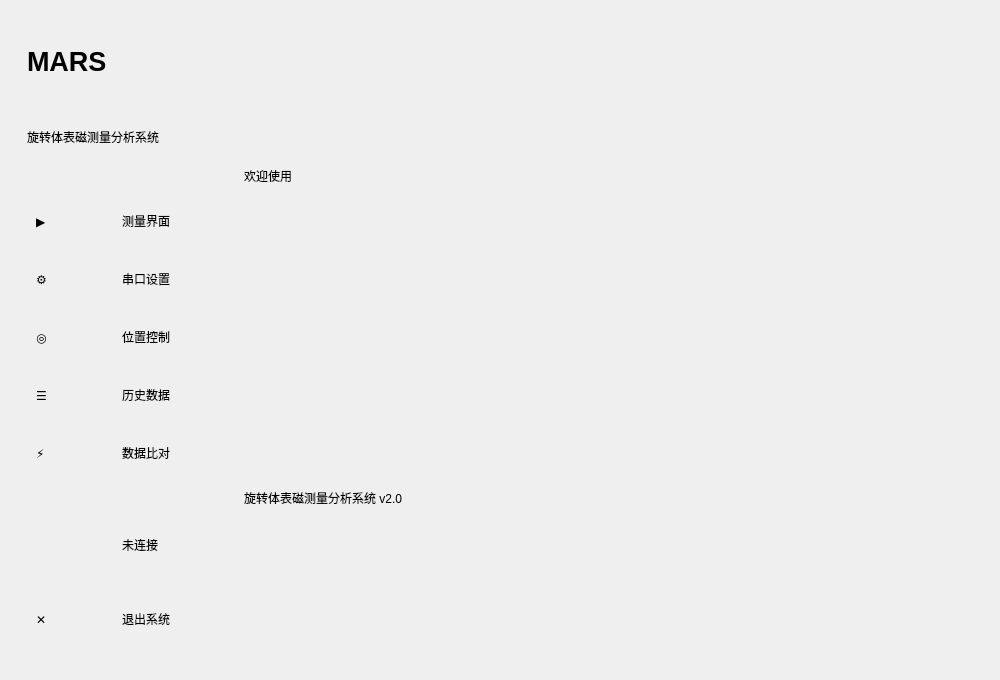
<?xml version="1.0" encoding="UTF-8"?>
<ui version="4.0">
 <class>HomeWindow</class>
 <widget class="QMainWindow" name="HomeWindow">
  <property name="geometry">
   <rect>
    <x>0</x>
    <y>0</y>
    <width>1000</width>
    <height>680</height>
   </rect>
  </property>
  <property name="windowTitle">
   <string>旋转体表磁测量分析系统</string>
  </property>
  <property name="windowFlags">
   <set>Qt::FramelessWindowHint</set>
  </property>
  <widget class="QWidget" name="centralwidget">
   <layout class="QVBoxLayout" name="central_layout">
    <item>
     <layout class="QHBoxLayout" name="main_layout">
      <item>
       <widget class="QWidget" name="nav_panel">
        <property name="minimumSize">
         <size>
          <width>220</width>
          <height>0</height>
         </size>
        </property>
        <property name="maximumSize">
         <size>
          <width>220</width>
          <height>16777215</height>
         </size>
        </property>
        <layout class="QVBoxLayout" name="nav_layout">
         <item>
          <widget class="QWidget" name="nav_header">
           <property name="minimumSize">
            <size>
             <width>0</width>
             <height>80</height>
            </size>
           </property>
           <layout class="QVBoxLayout" name="header_layout">
            <item>
             <widget class="QLabel" name="nav_title">
              <property name="text">
               <string>MARS</string>
              </property>
              <property name="font">
               <font>
                <family>Arial</family>
                <pointsize>20</pointsize>
                <weight>75</weight>
               </font>
              </property>
             </widget>
            </item>
            <item>
             <widget class="QLabel" name="nav_subtitle">
              <property name="text">
               <string>旋转体表磁测量分析系统</string>
              </property>
             </widget>
            </item>
           </layout>
          </widget>
         </item>
         <item>
          <widget class="QWidget" name="nav_buttons_container">
           <layout class="QVBoxLayout" name="nav_buttons_layout">
            <item>
             <widget class="QWidget" name="test_button" native="true">
              <property name="minimumSize">
               <size>
                <width>0</width>
                <height>52</height>
               </size>
              </property>
              <layout class="QHBoxLayout" name="test_btn_layout">
               <item>
                <widget class="QLabel" name="test_icon">
                 <property name="text">
                  <string>▶</string>
                 </property>
                </widget>
               </item>
               <item>
                <widget class="QLabel" name="test_label">
                 <property name="text">
                  <string>测量界面</string>
                 </property>
                </widget>
               </item>
              </layout>
             </widget>
            </item>
            <item>
             <widget class="QWidget" name="serial_button" native="true">
              <property name="minimumSize">
               <size>
                <width>0</width>
                <height>52</height>
               </size>
              </property>
              <layout class="QHBoxLayout" name="serial_btn_layout">
               <item>
                <widget class="QLabel" name="serial_icon">
                 <property name="text">
                  <string>⚙</string>
                 </property>
                </widget>
               </item>
               <item>
                <widget class="QLabel" name="serial_label">
                 <property name="text">
                  <string>串口设置</string>
                 </property>
                </widget>
               </item>
              </layout>
             </widget>
            </item>
            <item>
             <widget class="QWidget" name="position_button" native="true">
              <property name="minimumSize">
               <size>
                <width>0</width>
                <height>52</height>
               </size>
              </property>
              <layout class="QHBoxLayout" name="position_btn_layout">
               <item>
                <widget class="QLabel" name="position_icon">
                 <property name="text">
                  <string>◎</string>
                 </property>
                </widget>
               </item>
               <item>
                <widget class="QLabel" name="position_label">
                 <property name="text">
                  <string>位置控制</string>
                 </property>
                </widget>
               </item>
              </layout>
             </widget>
            </item>
            <item>
             <widget class="QWidget" name="history_button" native="true">
              <property name="minimumSize">
               <size>
                <width>0</width>
                <height>52</height>
               </size>
              </property>
              <layout class="QHBoxLayout" name="history_btn_layout">
               <item>
                <widget class="QLabel" name="history_icon">
                 <property name="text">
                  <string>☰</string>
                 </property>
                </widget>
               </item>
               <item>
                <widget class="QLabel" name="history_label">
                 <property name="text">
                  <string>历史数据</string>
                 </property>
                </widget>
               </item>
              </layout>
             </widget>
            </item>
            <item>
             <widget class="QWidget" name="compare_button" native="true">
              <property name="minimumSize">
               <size>
                <width>0</width>
                <height>52</height>
               </size>
              </property>
              <layout class="QHBoxLayout" name="compare_btn_layout">
               <item>
                <widget class="QLabel" name="compare_icon">
                 <property name="text">
                  <string>⚡</string>
                 </property>
                </widget>
               </item>
               <item>
                <widget class="QLabel" name="compare_label">
                 <property name="text">
                  <string>数据比对</string>
                 </property>
                </widget>
               </item>
              </layout>
             </widget>
            </item>
           </layout>
          </widget>
         </item>
         <item>
          <spacer name="nav_spacer">
           <property name="orientation">
            <enum>Qt::Vertical</enum>
           </property>
          </spacer>
         </item>
         <item>
          <widget class="QWidget" name="nav_footer">
           <property name="minimumSize">
            <size>
             <width>0</width>
             <height>60</height>
            </size>
           </property>
           <layout class="QVBoxLayout" name="footer_layout">
            <item>
             <widget class="QWidget" name="status_container" native="true">
              <layout class="QHBoxLayout" name="status_layout">
               <item>
                <widget class="QLabel" name="serial_status_indicator">
                 <property name="minimumSize">
                  <size>
                   <width>10</width>
                   <height>10</height>
                  </size>
                 </property>
                </widget>
               </item>
               <item>
                <widget class="QLabel" name="serial_status_label">
                 <property name="text">
                  <string>未连接</string>
                 </property>
                </widget>
               </item>
              </layout>
             </widget>
            </item>
            <item>
             <widget class="QWidget" name="exit_button" native="true">
              <property name="minimumSize">
               <size>
                <width>0</width>
                <height>36</height>
               </size>
              </property>
              <layout class="QHBoxLayout" name="exit_btn_layout">
               <item>
                <widget class="QLabel" name="exit_icon">
                 <property name="text">
                  <string>✕</string>
                 </property>
                </widget>
               </item>
               <item>
                <widget class="QLabel" name="exit_label">
                 <property name="text">
                  <string>退出系统</string>
                 </property>
                </widget>
               </item>
              </layout>
             </widget>
            </item>
           </layout>
          </widget>
         </item>
        </layout>
       </widget>
      </item>
      <item>
       <widget class="QWidget" name="content_panel">
        <layout class="QVBoxLayout" name="content_layout">
         <item>
          <widget class="QLabel" name="welcome_title">
           <property name="text">
            <string>欢迎使用</string>
           </property>
          </widget>
         </item>
         <item>
          <widget class="QLabel" name="welcome_subtitle">
           <property name="text">
            <string>旋转体表磁测量分析系统 v2.0</string>
           </property>
          </widget>
         </item>
         <item>
          <spacer name="content_spacer">
           <property name="orientation">
            <enum>Qt::Vertical</enum>
           </property>
          </spacer>
         </item>
        </layout>
       </widget>
      </item>
     </layout>
    </item>
   </layout>
  </widget>
 </widget>
 <resources/>
 <connections/>
</ui>
